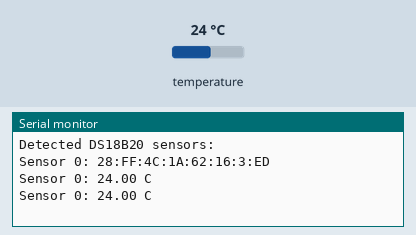
This sketch was run on a simulated Raspberry Pi Pico. Parts: the last lines printed to the serial monitor. The test bench sets the inputs (shaded band); at power-on: temperature 24 °C.

Above: at 1.9 s.
2.0 s: temperature set to 12 °C
At 4.1 s:
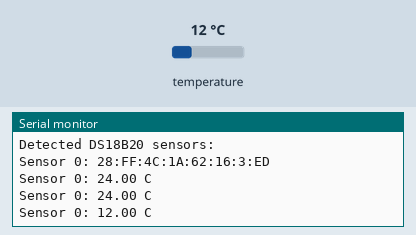
4.3 s: temperature set to 19 °C
At 5.8 s:
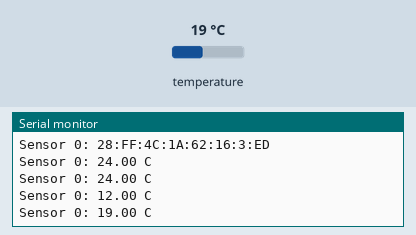
Timing chart, 0 to 7.3 s (numbered marks = the images above; inputs shaded):
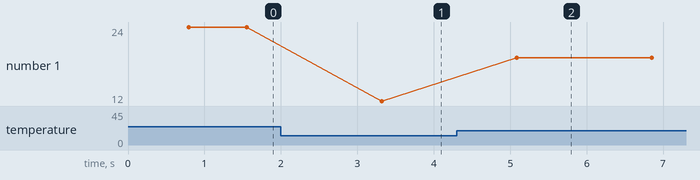

Measured:
- after the input at 2.0 s, the serial monitor: prints a new line after 1.3 s (image 1)
- after the input at 4.3 s, the serial monitor: prints a new line after 0.79 s (image 2)
- plotted number 1: 24 → 12 after the input at 2.0 s, 12 → 19 after the input at 4.3 s

The sketch:

sensor_temp_231.ino
```cpp
// snippet: sensor_temp_231
// tags: temperature, sensor, millis, onewire, dallastemperature
// boards: avr, esp32, megaavr, nano33iot, romi32u4, rp2040
// library: OneWire, DallasTemperature
// description: One-wire enumeration: scan OneWire bus on pin 3, detect and print addresses of all DS18B20 sensor…
// prompts: one-wire, enumeration, onewire, detect, addresses, ds18b20
// verified: compile-only
// source: kd-generated (id 231)
// exact-include: OneWire.h, DallasTemperature.h

#include <OneWire.h>
#include <DallasTemperature.h>

#define ONE_WIRE_PIN 3
OneWire oneWire(ONE_WIRE_PIN);
DallasTemperature sensors(&oneWire);

// Declare up to 8 addresses globally
byte addresses[8][8] = {{0}};
int numSensors = 0;

void setup() {
  Serial.begin(9600);
  sensors.begin();
  scanSensors();
  printAddresses();
  readTemperatures();
}

void loop() {
  readTemperatures();
  delay(1000);  // Delay between readings
}

void scanSensors() {
  byte addr[8];
  while (numSensors < 8 && sensors.getAddress(addr, numSensors)) {
    memcpy(addresses[numSensors], addr, 8);
    numSensors++;
  }
}

void printAddresses() {
  Serial.println("Detected DS18B20 sensors:");
  for (int i = 0; i < numSensors; i++) {
    Serial.print("Sensor ");
    Serial.print(i);
    Serial.print(": ");
    for (int j = 0; j < 8; j++) {
      Serial.print(addresses[i][j], HEX);
      if (j < 7) Serial.print(":");
    }
    Serial.println();
  }
}

void readTemperatures() {
  sensors.requestTemperatures();  // Dallas: trigger a conversion on the 1-Wire bus (blocks ~750ms)
  for (int i = 0; i < numSensors; i++) {
    float tempC = sensors.getTempC(addresses[i]);
    if (tempC == DEVICE_DISCONNECTED_C) {
      Serial.print("Sensor ");
      Serial.print(i);
      Serial.println(" not found");
    } else {
      Serial.print("Sensor ");
      Serial.print(i);
      Serial.print(": ");
      Serial.print(tempC);
      Serial.println(" C");
    }
  }
}
```
